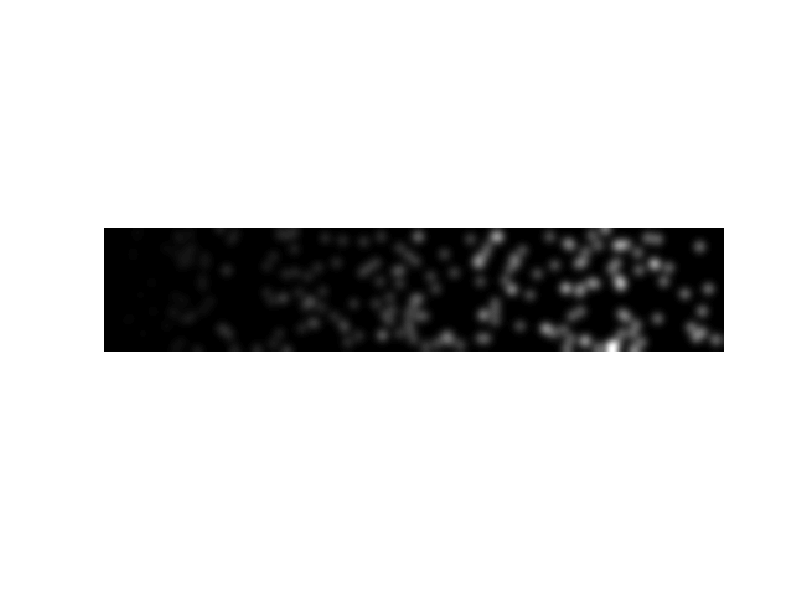

Here is the MATLAB script that generated this plot: (Note: this script raises an error after producing the figure.)
% DEMO_SIFT_EDGE  Demo: SIFT: peak treshold

randn('state',0) ;
rand('state',0) ;

I = double(rand(100,500) <= .005) ;
I = (ones(100,1) * linspace(0,1,500)) .* I ;
I(:,1) = 0 ; I(:,end) = 0 ;
I(1,:) = 0 ; I(end,:) = 0 ;
I = 2*pi*4^2 * imsmooth(I,4) ;
I = single(255 * I) ;

figure(1) ; clf ;
imagesc(I) ; colormap gray ;
axis equal ;  axis off; axis tight ;
hold on ;

demo_print('sift_peak_0') ;

tpr = [0 10 20 30] ;
for tp=tpr
  f = sift(I, ...
           'PeakTresh',   tp,    ...
           'EdgeTresh',   10000, ...
           'FirstOctave', -1) ;
  
  h = plotframe(f) ; 
  set(h,'color','y','linewidth',1) ;
  
  demo_print(sprintf('sift_peak_%d',find(tp==tpr))) ;  
  delete(h) ;
end
